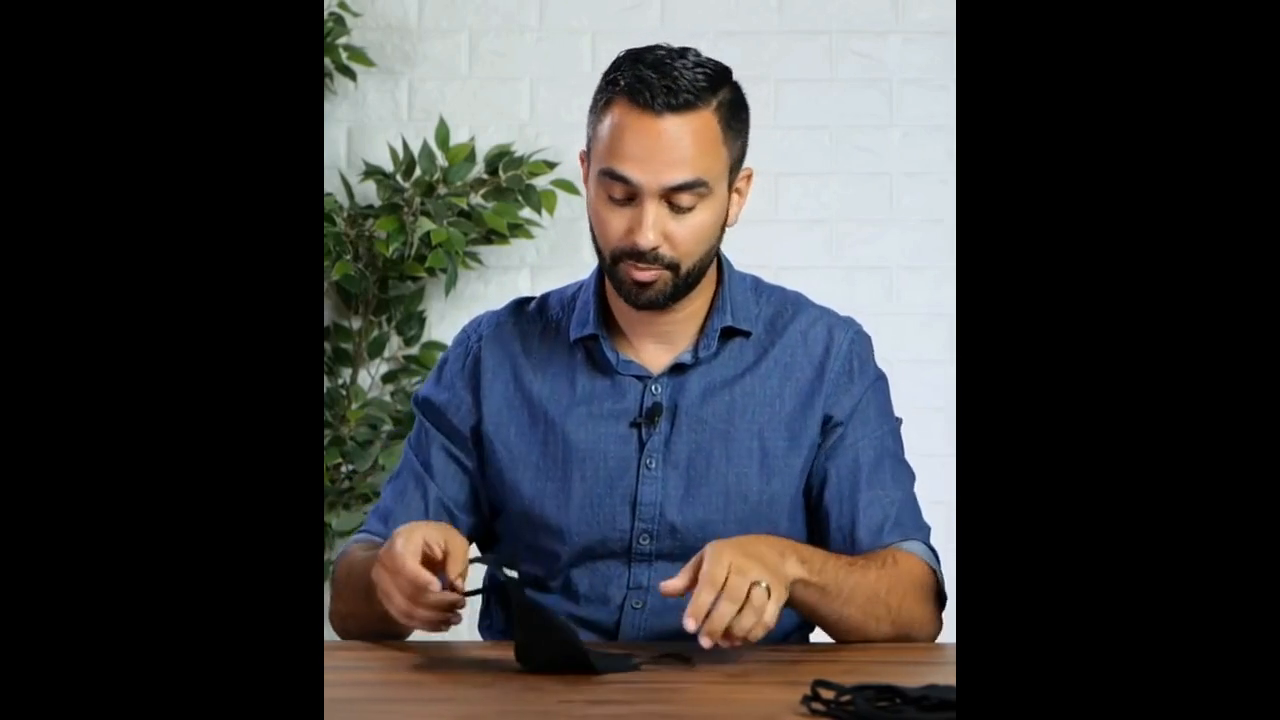
#> input picture frame 45 of FaceDetection/video.mp4, 1280 x 720 px
$ jupyter execute --allow-errors face_det.ipynb
#> lines starting #> are read from the running program, lines starting #| are printed output that depends on the picture
[cell 1]
import cv2

[cell 2]
img = cv2.imread(r'F:\DL Projects\OpenCVProjects\FaceDetection\srk.jpg')
img

[cell 3]
cv2.imshow("Image",img)
cv2.waitKey()
cv2.destroyAllWindows()

[cell 4]
import matplotlib.pyplot as plt
#> (the rest of this cell did not finish here and is left out)

#> (a cell that did not finish here is left out)

[cell 6]
face_cas = cv2.CascadeClassifier(r'F:\DL Projects\OpenCVProjects\FaceDetection\haarcascade_frontalface_default.xml')
face_cas

#> (a cell that did not finish here is left out)

#> (a cell that did not finish here is left out)

#> (a cell that did not finish here is left out)

#> (a cell that did not finish here is left out)

#> (a cell that did not finish here is left out)

#> (a cell that did not finish here is left out)

#> (a cell that did not finish here is left out)

[cell 14]
video = cv2.VideoCapture(r'F:\DL Projects\OpenCVProjects\FaceDetection\video.mp4')
while True: #how long the video exists this loop should run
    success,frame = video.read() #success and frame are 2 variables.when frame var has a value, success becomes True
#> frame is the input picture: shape (720, 1280, 3); mean B, G, R 60.6, 59.1, 58.9
    gray = cv2.cvtColor(frame,cv2.COLOR_BGR2GRAY) #to convert to grayscale
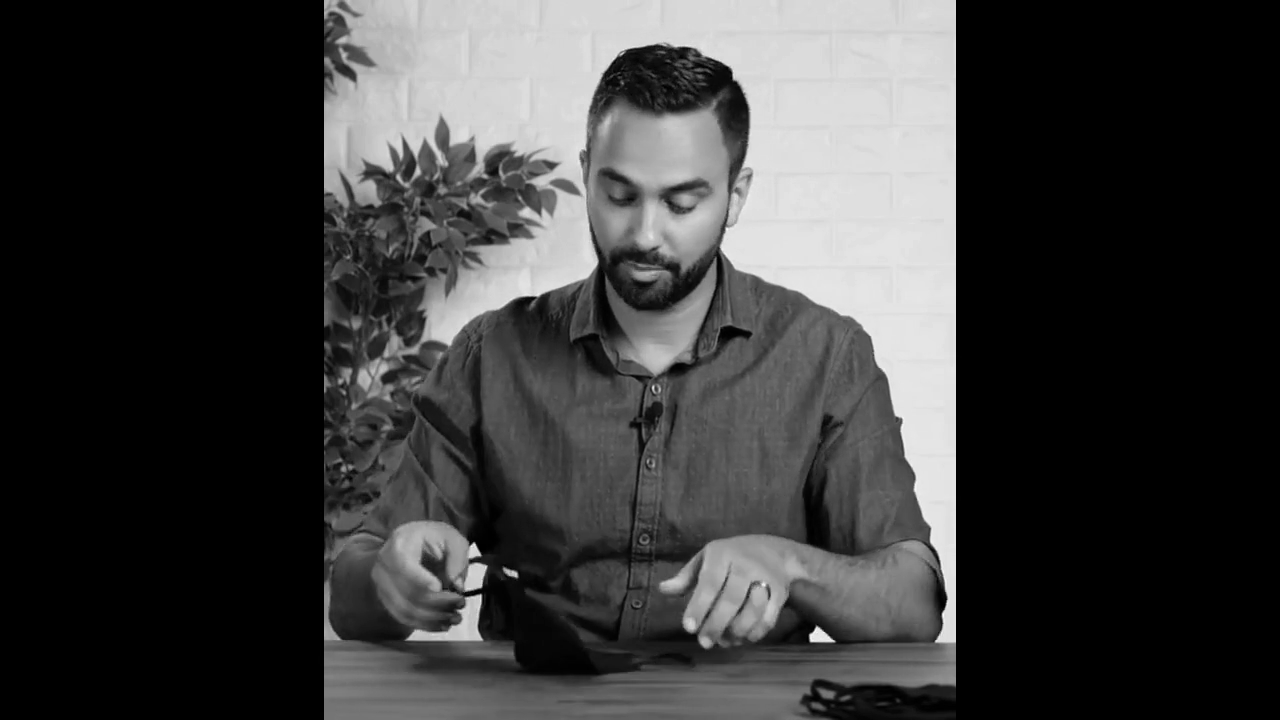
#> gray: shape (720, 1280); min 0, max 251, mean 59.2
    faces = face_cas.detectMultiScale(gray,scaleFactor=1.1,minNeighbors=10)
#> faces = [[558, 129, 180, 180]]
    print(faces)
#| [[558 129 180 180]]
    cv2.imshow('video',frame)
    if cv2.waitKey(1) & 0XFF==ord('q'): # conditions, When if i press q it will wait for 1ms and then break
#> (key q is pressed here)
        break
video.release()
cv2.destroyAllWindows()

[cell 15]
video = cv2.VideoCapture(r'F:\DL Projects\OpenCVProjects\FaceDetection\video.mp4')
while True: #how long the video exists this loop should run
    success,frame = video.read() #success and frame are 2 variables.when frame var has a value, success becomes True
    gray = cv2.cvtColor(frame,cv2.COLOR_BGR2GRAY) #to convert to grayscale
    faces = face_cas.detectMultiScale(gray,scaleFactor=1.1,minNeighbors=10)
    print(len(faces)) #no of faces detected in each frame
#| 1
    cv2.imshow('video',frame)
    if cv2.waitKey(1) & 0XFF==ord('q'): # conditions, When if i press q it will wait for 1ms and then break
#> (key q is pressed here)
        break
video.release()
cv2.destroyAllWindows()

[cell 16]
#ord('q') #ordinal number of q

[cell 17]
video = cv2.VideoCapture(r'F:\DL Projects\OpenCVProjects\FaceDetection\video.mp4')
while True: #how long the video exists this loop should run
    success,frame = video.read() #success and frame are 2 variables.when frame var has a value, success becomes True

    gray = cv2.cvtColor(frame,cv2.COLOR_BGR2GRAY) #to convert to grayscale
    faces = face_cas.detectMultiScale(gray,scaleFactor=1.1,minNeighbors=10)
    #print(faces)

    #to draw the rectangle
    for (x,y,w,h) in faces:
           cv2.rectangle(frame,(x,y),(x+w,y+h),(0,255,1),3)
           cv2.imshow('video',frame)
#> this loop made 1 pass
#> pass 1, `cv2.imshow('video',frame)`:
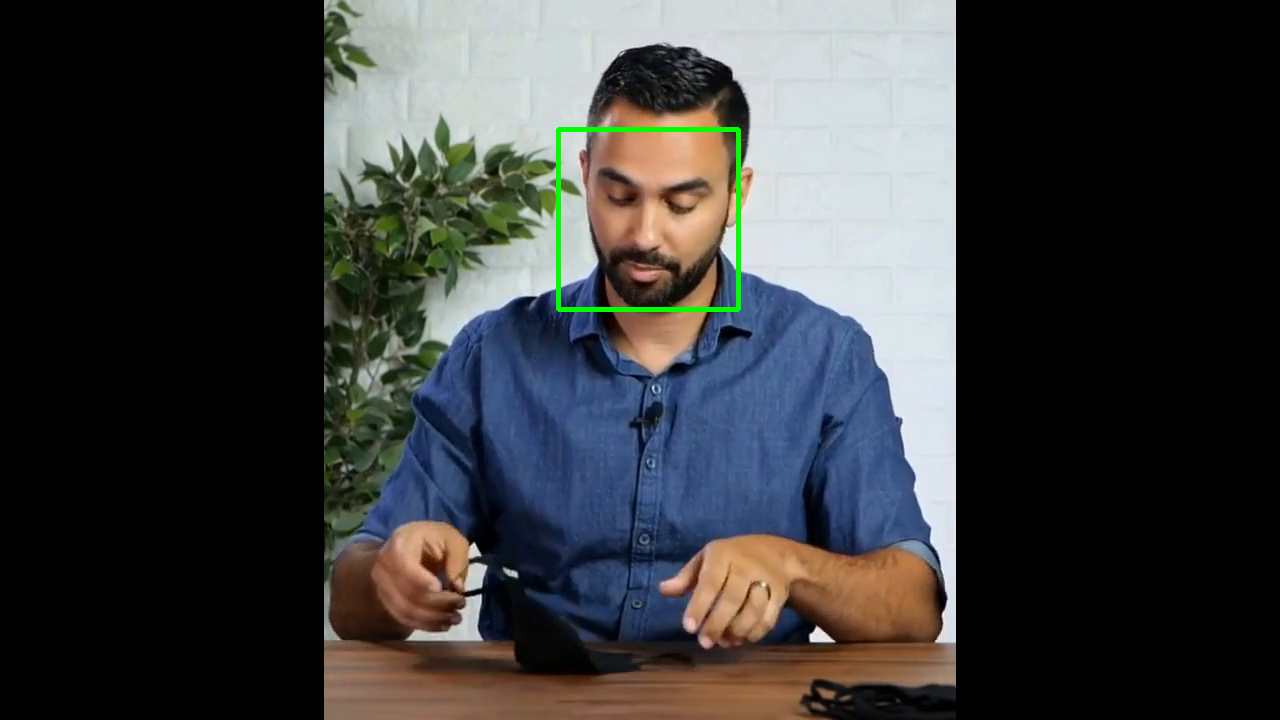
#> window 'video': shape (720, 1280, 3); mean B, G, R 60.1, 59.5, 58.4
    if cv2.waitKey(1) & 0XFF==ord('q'): # conditions, When if i press q it will wait for 1ms and then break
#> (key q is pressed here)
           break
video.release()
cv2.destroyAllWindows()

[cell 18]
#using webcam
video = cv2.VideoCapture(0)
while True:
    success, frame = video.read()
    gray = cv2.cvtColor(frame, cv2.COLOR_BGR2GRAY)
    faces = face_cas.detectMultiScale(gray,scaleFactor=1.1,minNeighbors=10)
    #print(len(faces))
    for (x,y,w,h) in faces:
        cv2.rectangle(frame,(x,y),(x+w,y+h),(0,255,1),3)
        cv2.imshow('webcam',frame)

    if cv2.waitKey(1) & 0XFF == ord('q'):
#> (key q is pressed here)
        break
video.release()
cv2.destroyAllWindows()

$ run again, starting later in the video
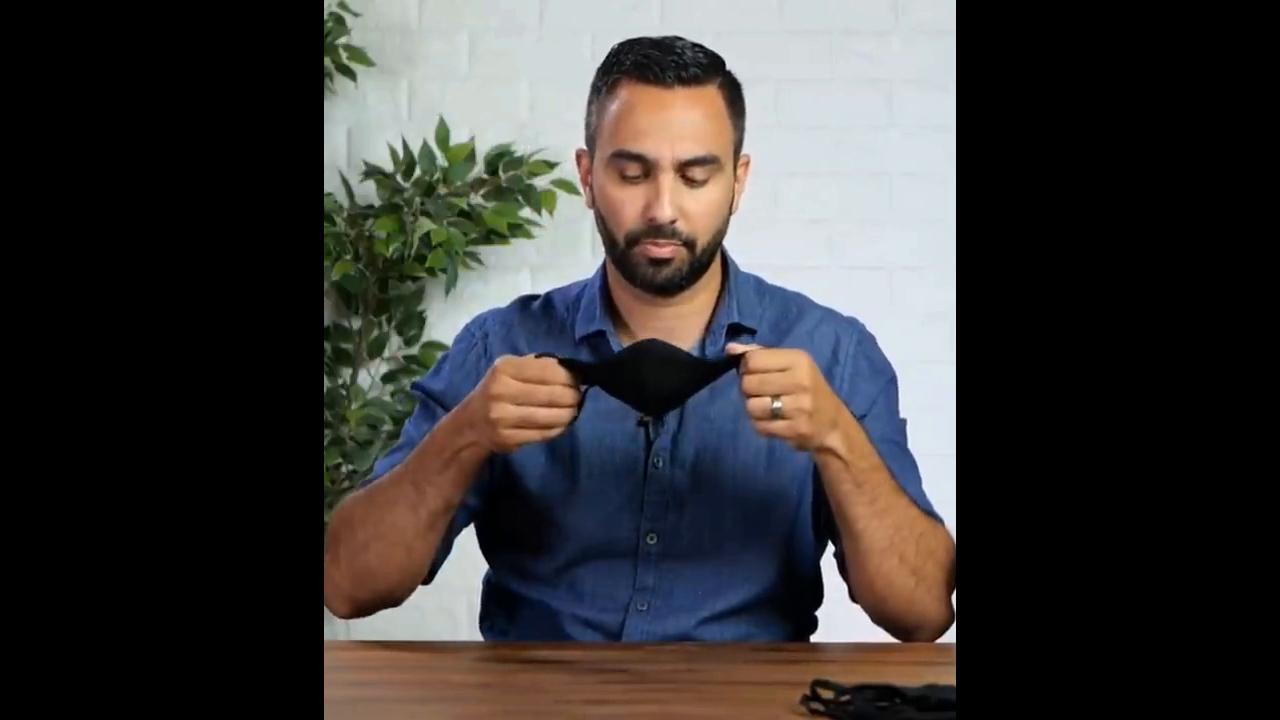
#> input picture frame 202 of FaceDetection/video.mp4, 1280 x 720 px
#> frame is the input picture: shape (720, 1280, 3); mean B, G, R 56.9, 57.9, 60.4
#> `gray = cv2.cvtColor(frame,cv2.COLOR_BGR2GRAY)`:
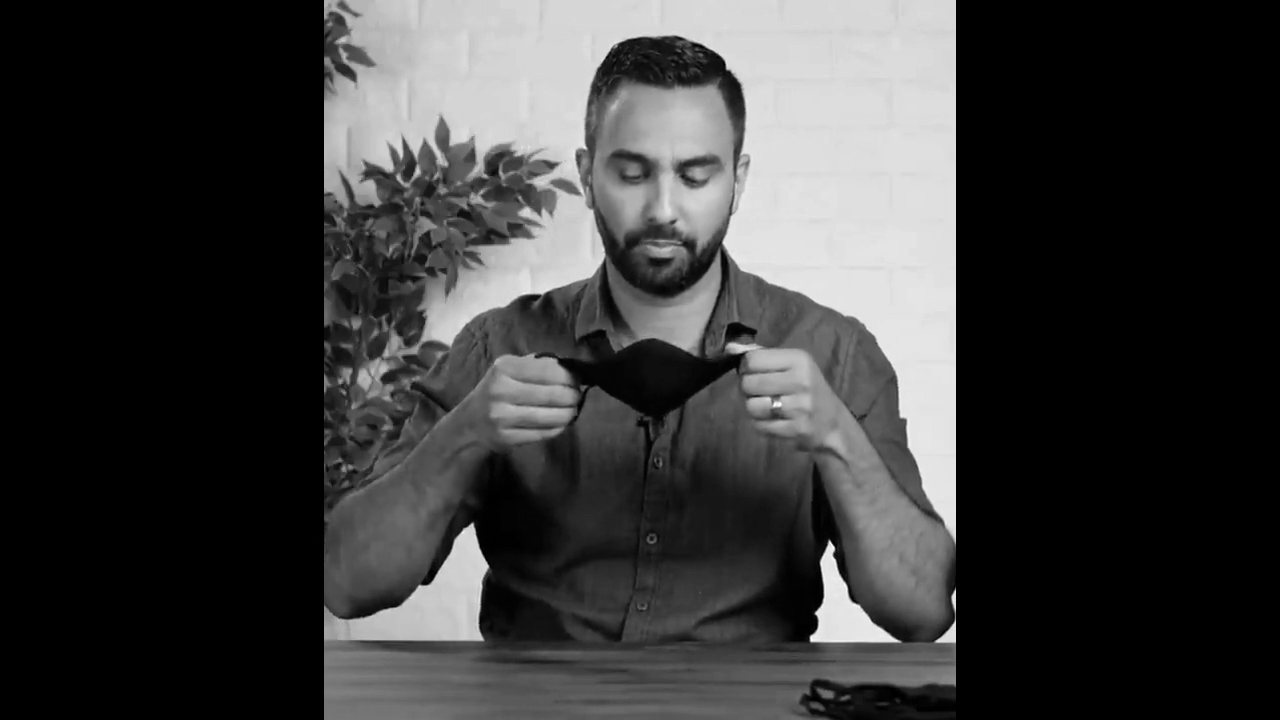
#> gray: shape (720, 1280); min 0, max 255, mean 58.5
#> faces = [[567, 98, 191, 191]]
#| [[567  98 191 191]]
#| 1
#> the loop `for (x,y,w,h) in faces:` made 1 pass
#> pass 1, `cv2.imshow('video',frame)`:
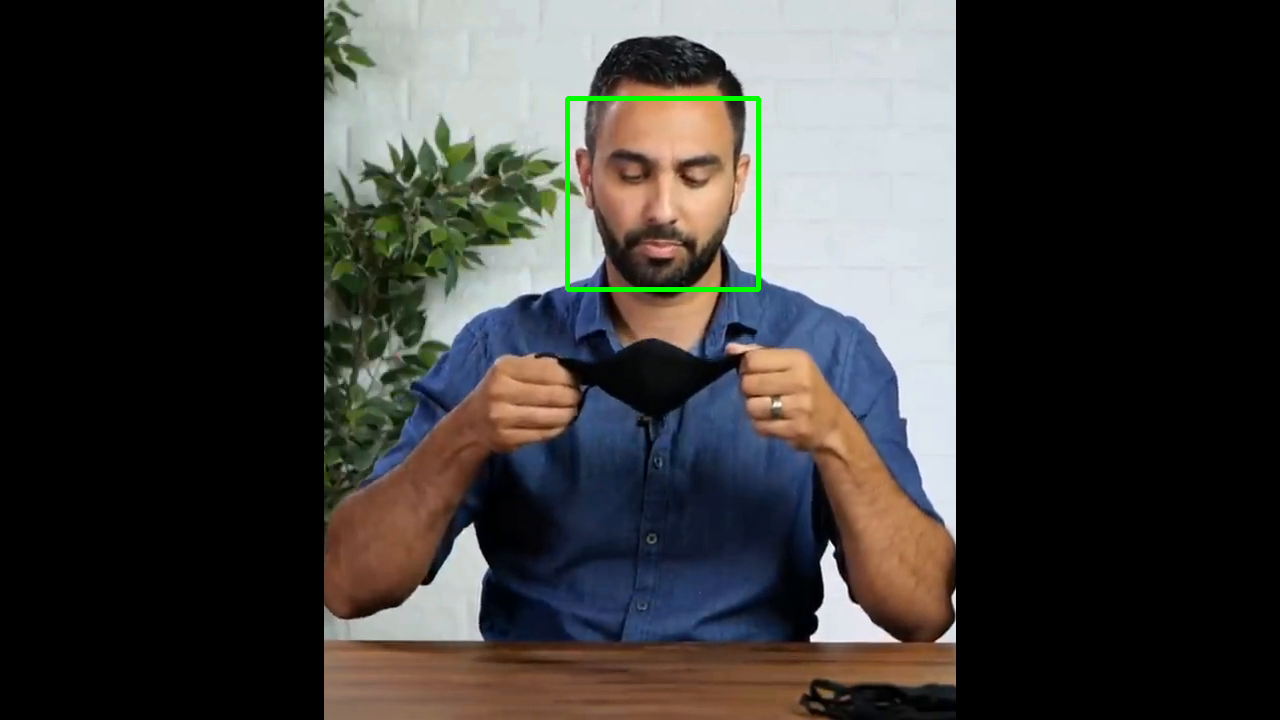
#> window 'video': shape (720, 1280, 3); mean B, G, R 56.3, 58.4, 59.7

$ run again, starting later in the video
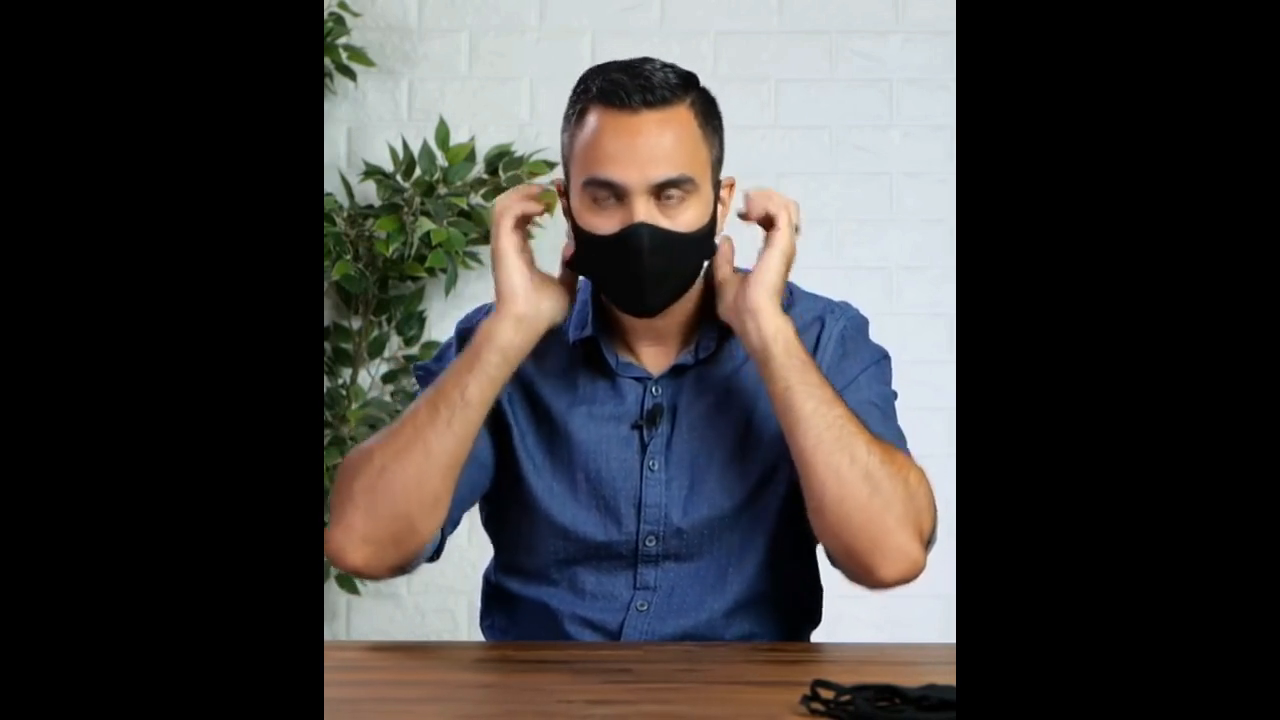
#> input picture frame 360 of FaceDetection/video.mp4, 1280 x 720 px
#> frame is the input picture: shape (720, 1280, 3); mean B, G, R 60.4, 61.3, 63.8
#> `gray = cv2.cvtColor(frame,cv2.COLOR_BGR2GRAY)`:
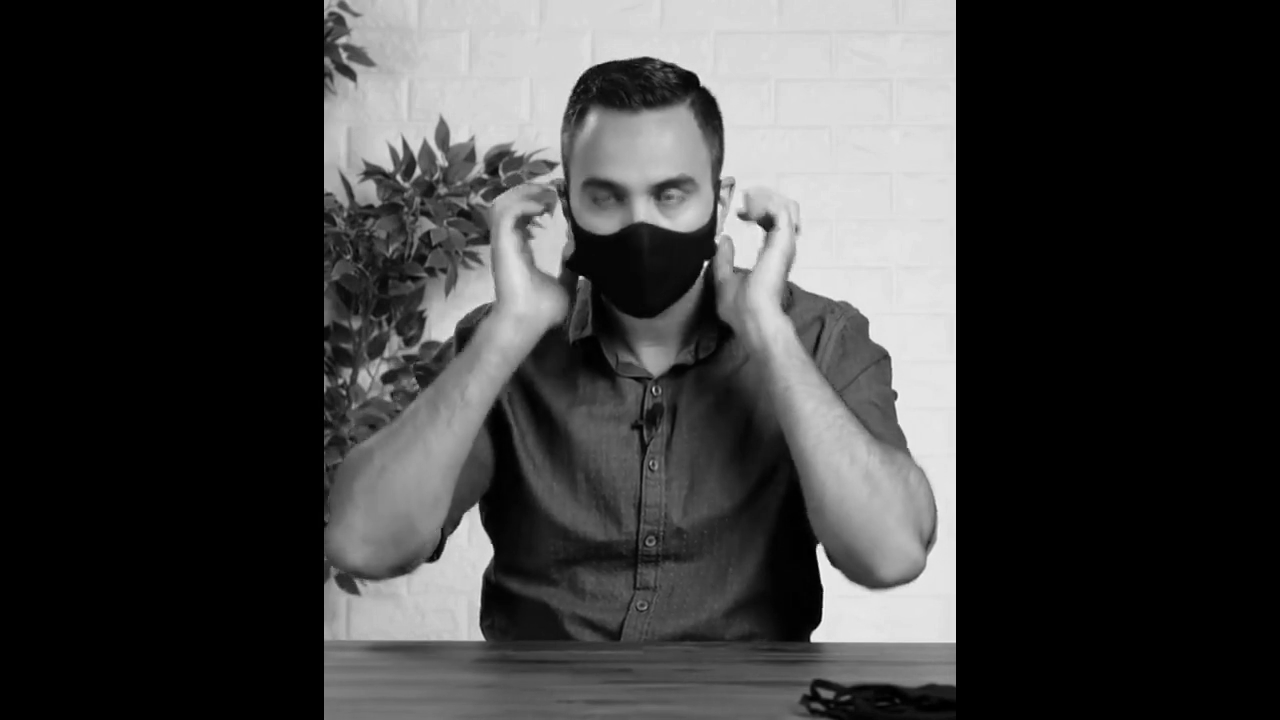
#> gray: shape (720, 1280); min 0, max 248, mean 61.9
#> faces = [[544, 120, 188, 188]]
#| [[544 120 188 188]]
#| 1
#> the loop `for (x,y,w,h) in faces:` made 1 pass
#> pass 1, `cv2.imshow('video',frame)`:
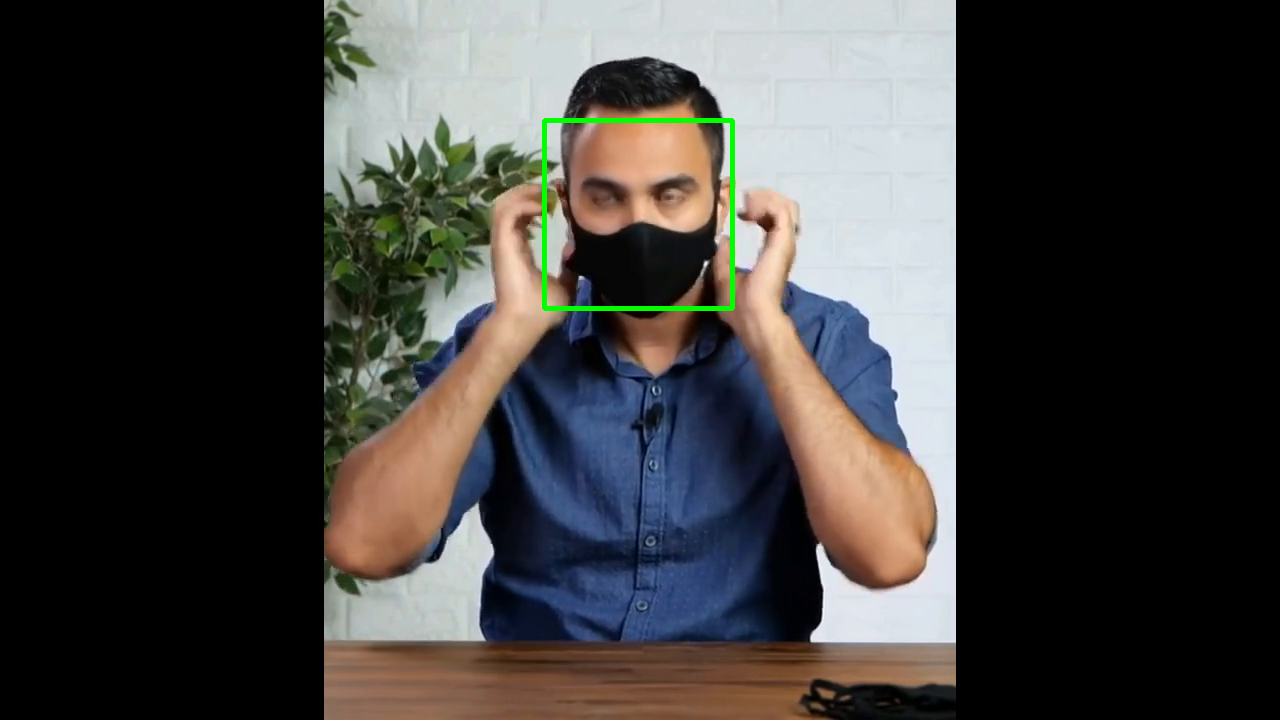
#> window 'video': shape (720, 1280, 3); mean B, G, R 59.9, 61.7, 63.2
